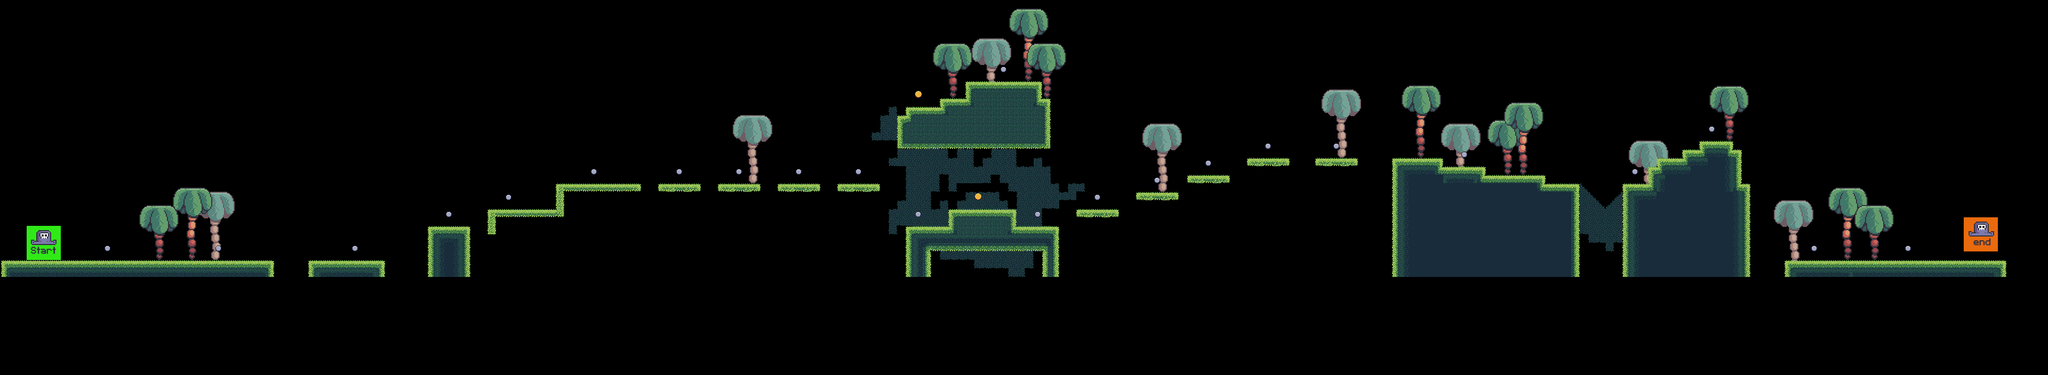

Rendered tile map (Tiled .tmx) drawn with the repository's tilesets; below, a short description and the map source with its tile grids summarised:
An orthogonal 240x44 tile map with 16x16 px tiles, 8 tile layers (bg_leaves, bg_trees, opossum, constraints, ...), 4 tilesets.

<map version="1.10" tiledversion="1.10.2" orientation="orthogonal" renderorder="right-down" width="240" height="44" tilewidth="16" tileheight="16" infinite="0" nextlayerid="9" nextobjectid="1">
 <editorsettings>
  <export target="../../../../../Downloads/Levels/level_1.csv" format="csv" />
 </editorsettings>
 <tileset firstgid="1" source="../tilesets/terrain_tileset.tsx" />
 <tileset firstgid="1105" source="../tilesets/coins.tsx" />
 <tileset firstgid="4810" source="../tilesets/setup_tiles.tsx" />
 <tileset firstgid="4812" source="../tilesets/palms.tsx" />
 <layer id="2" name="bg_leaves" width="240" height="44" offsetx="2" offsety="-184">
  <data>[10560 cells, 238 non-empty, 24 distinct tile ids]</data>
 </layer>
 <layer id="6" name="bg_trees" width="240" height="44" offsetx="2" offsety="-184">
  <data>[10560 cells, 8 non-empty, 1 distinct tile ids]</data>
 </layer>
 <layer id="8" name="opossum" width="240" height="44" offsetx="2" offsety="-184">
  <data>[10560 cells, 0 non-empty, 0 distinct tile ids]</data>
 </layer>
 <layer id="7" name="constraints" width="240" height="44" offsetx="2" offsety="-184">
  <data>[10560 cells, 0 non-empty, 0 distinct tile ids]</data>
 </layer>
 <layer id="1" name="terrain" width="240" height="44" offsetx="2" offsety="-184">
  <data>[10560 cells, 921 non-empty, 49 distinct tile ids]</data>
 </layer>
 <layer id="4" name="player" width="240" height="44" offsetx="2" offsety="-184">
  <data>[10560 cells, 2 non-empty, 2 distinct tile ids]</data>
 </layer>
 <layer id="5" name="fg_palms" width="240" height="44" offsetx="2" offsety="-184">
  <data>[10560 cells, 12 non-empty, 3 distinct tile ids]</data>
 </layer>
 <layer id="3" name="coins" width="240" height="44" offsetx="2" offsety="-184">
  <data>[10560 cells, 25 non-empty, 2 distinct tile ids]</data>
 </layer>
</map>
